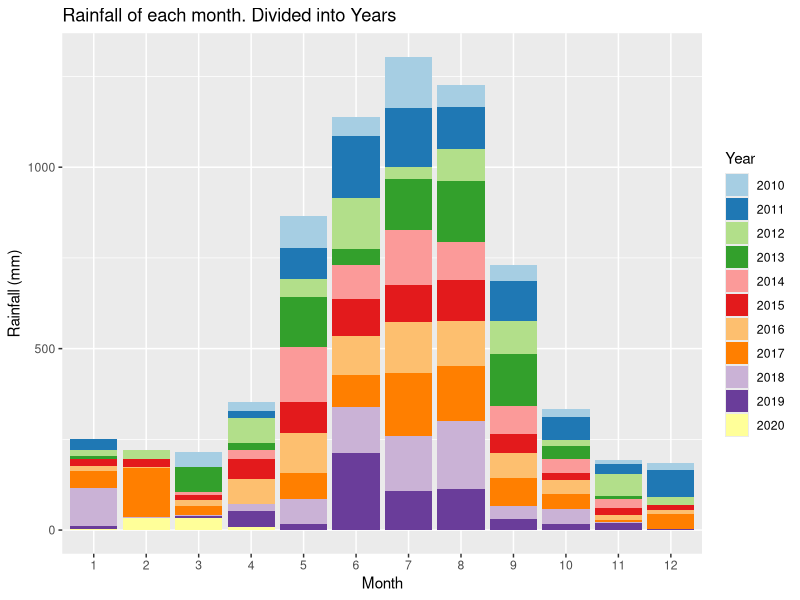
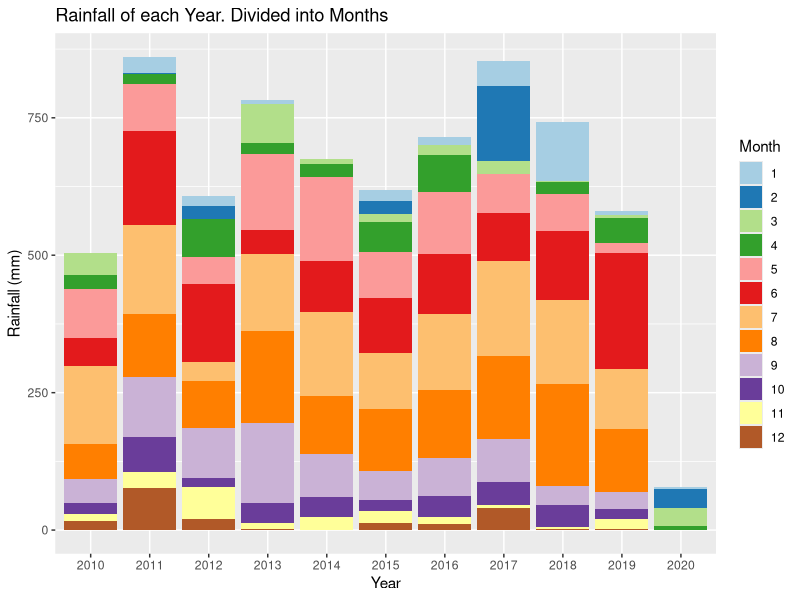
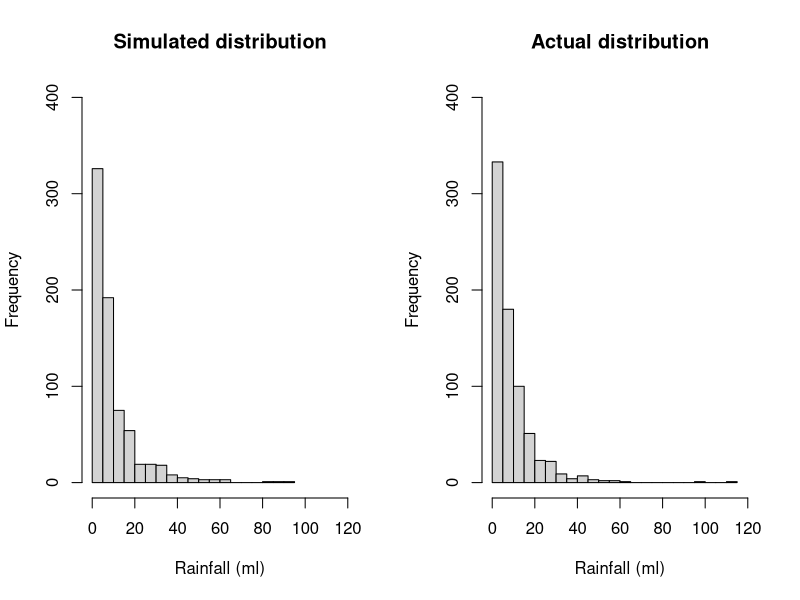
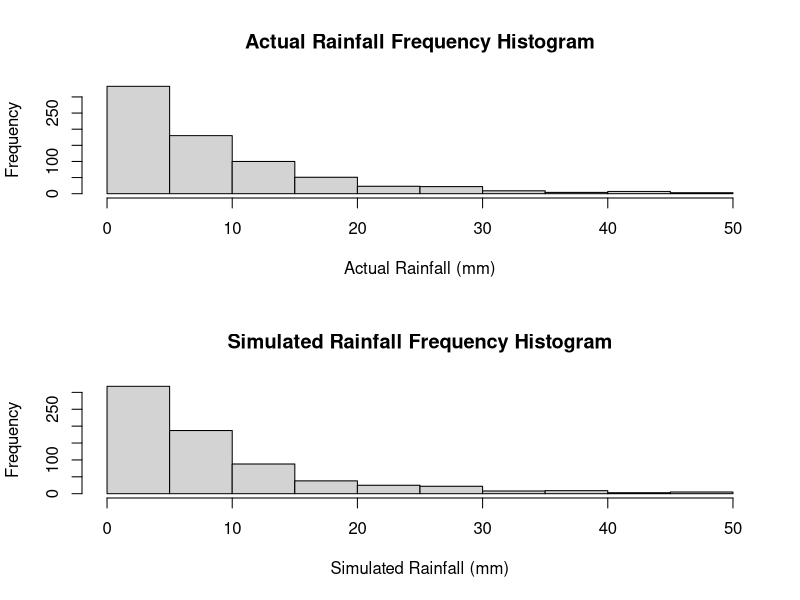
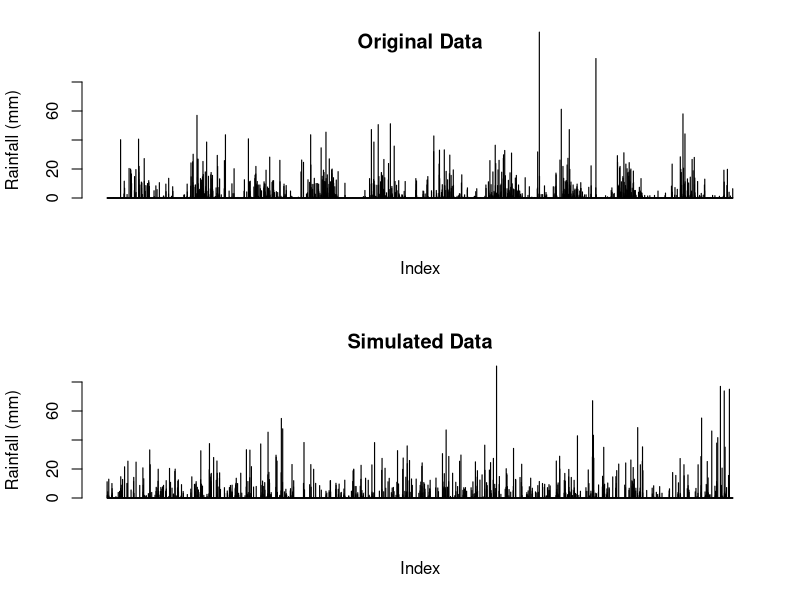
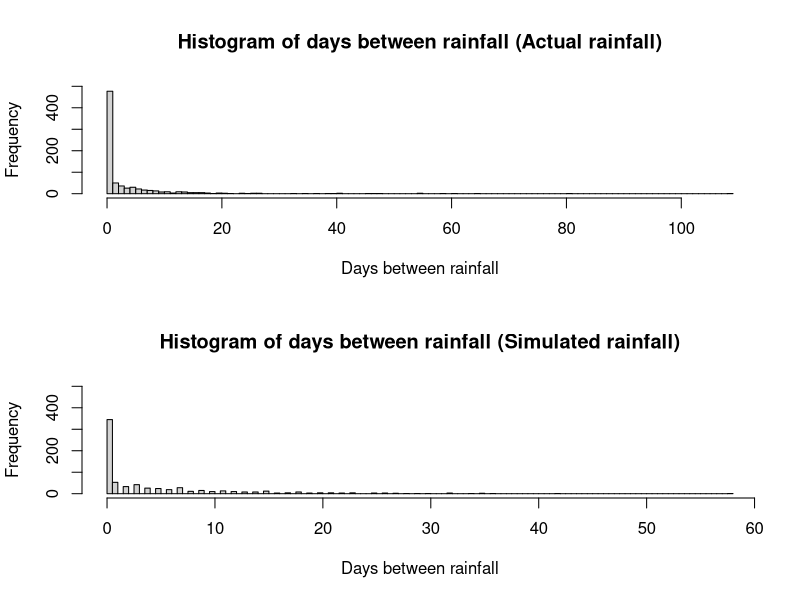
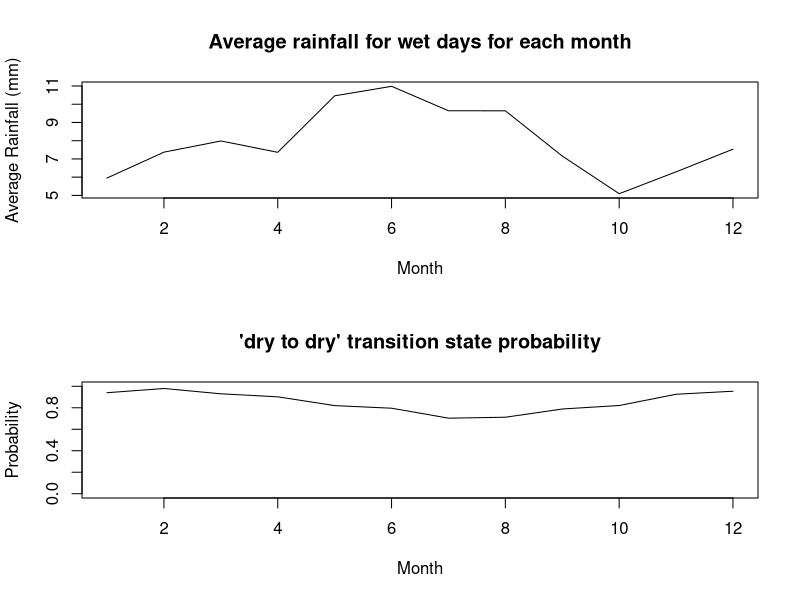
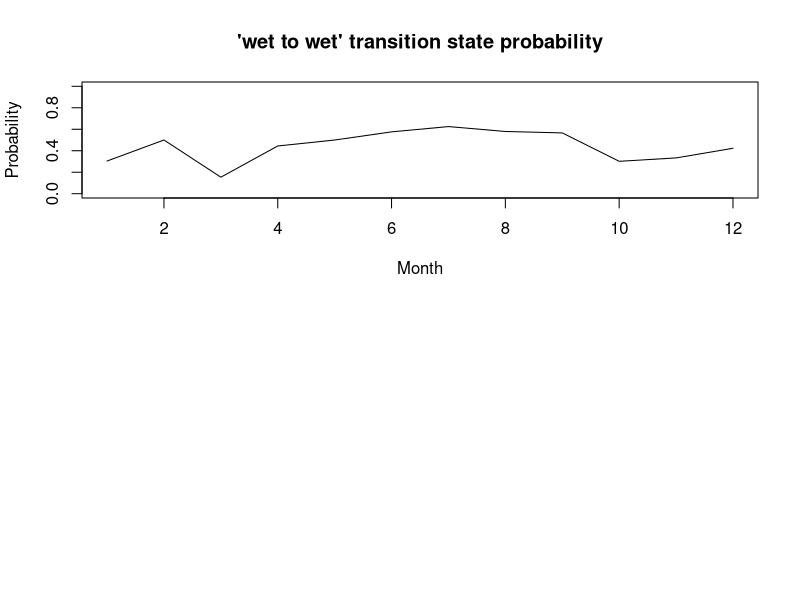

These figures' R source, in order: (Note: this script raises an error after producing the figures.)
## ---- chunk 1
knitr::opts_chunk$set(echo = TRUE)
## ---- chunk 2
# Reading in the data from the csv file
data <-  read.csv("IDCJAC0009_009225_1800_Data.csv")
weather_data <- data
weather_data <- weather_data[which(is.na(weather_data$Rainfall.amount..millimetres.) == FALSE),] # excluding rows with no rainfall record made 
## ---- chunk 3
weather_data$date <- do.call(paste, c(weather_data[c("Day", "Month", "Year")], sep = "-")) # creating a column that contains the date for easy indentification
## ---- chunk 4
# function to categorise day as either 'wet' or 'dry' for the Markov Chain functions
state <- function(x){
  stateList <- c()
  for(ii in 1:length(x)){
    if(x[ii] < 1){
      stateList <- c(stateList, "dry")
    }
    if(x[ii] >= 1){
      stateList <- c(stateList, "wet")
    }
  }
  return(stateList)
}
weather_data$state <- state(weather_data$Rainfall.amount..millimetres.)
## ---- chunk 5
head(weather_data[,c('Rainfall.amount..millimetres.','state')], 10)
## ---- chunk 6
# function establishing Markov Chain transition state. Establishing the relationship between the rainfall of a given day and the day before it.
transitionState <- function(x){
  transitionStateList <- c('') #can't find transition state of first observation
  for(i in 2:length(x)){
    if(x[i] == "dry"){
      if (x[i-1] == "dry"){
        transitionStateList <- c(transitionStateList, "DryToDry")
      }
      else {
        transitionStateList <- c(transitionStateList, "WetToDry")
      }
    }
    if(x[i] == "wet"){
      if (x[i-1] == "dry"){
        transitionStateList <- c(transitionStateList, "DryToWet")
      }
      else {
        transitionStateList <- c(transitionStateList, "WetToWet")
      }
    }
  }
  return(transitionStateList)
}
weather_data$transitionState <- transitionState(weather_data$state)
## ---- chunk 7
head(weather_data[,c('Rainfall.amount..millimetres.','state', 'transitionState')], 10)
## ---- chunk 8
train_data <- subset(weather_data, Year >= 2010) # only look at the most recent, relevant data.
library(ggplot2)
library(RColorBrewer)

# explorative plots investigating the distribution of rainfall across months and years

# Plotting the rainfall data (grouped by years and months)
# Distribution of rainfall by month (segmented by year)
ggplot(train_data, aes(x = factor(Month), y = Rainfall.amount..millimetres., fill = factor(Year))) + 
  geom_bar(stat = "identity") + 
  scale_fill_brewer(palette = "Paired") + 
  xlab("Month")+
  ylab("Rainfall (mm)")+
  labs(fill = "Year")+
  ggtitle("Rainfall of each month. Divided into Years")
# There does appear to be a rough distribution of rainfall by month. Most years May, June, July, August, and September (month 5-9) have the most rain. There are outliers

ggplot(train_data, aes(x = factor(Year), y = Rainfall.amount..millimetres., fill = factor(Month))) + 
  geom_bar(stat = "identity") + 
  scale_fill_brewer(palette = "Paired") + 
  xlab("Year")+
  ylab("Rainfall (mm)")+
  labs(fill = "Month")+
  ggtitle("Rainfall of each Year. Divided into Months")
# There does not appear to be any obvious pattern in the rainfall across the 10 years (note. 2020 only contains 4 months of data, hence the low rainfall). The average looks to be around 650-700 mm. 
## ---- chunk 9
table(train_data$Month, train_data$Year) # only four months of data in 2020
## ---- chunk 10
#Calculating transition state probabilities, in general (no respect to month or season)
weatherTable <- table(train_data$transitionState)
weatherTable

probWetToWet = weatherTable['WetToWet'] / (weatherTable['WetToWet'] + weatherTable['WetToDry'])
probWetToWet

probDryToDry = weatherTable['DryToDry'] / (weatherTable['DryToDry'] + weatherTable['DryToWet'])
probDryToDry
## ---- chunk 11
#Basic generator (No seasonal variation)

#calculated above
generateRainfallBasic <- function(genLength){
  currentState = "dry" # Years start with very little rain, so more likely to start dry
  rainAmountList <- c()
  for (i3 in 1:genLength){
    if (currentState == "dry"){
      if (runif(1) < probDryToDry){
        currentState = "dry"
      }
      else{
        currentState = "wet"
      }
    }
    else if (currentState == "wet"){
      if (runif(1) < probWetToWet){
        currentState = "wet"
      }
      else{
        currentState = "dry"
      }
    }
    #generating amount of rainfall if state is wet, else 0
    if (currentState == "wet"){
      rainAmount <- 5.66*exp(rnorm(1))
      rainAmountList <- c(rainAmountList, rainAmount)
    }
    else{
      rainAmountList <- c(rainAmountList, 0)
    }
  }
  return(rainAmountList)
}
## ---- chunk 12
#comparing log-normal against actual data, veeerryyyy close fit, will use log-normal for rainfall sim
par(mfrow=c(1,2))
p1 <- 5.66*exp(rnorm(732))
hist(p1, breaks = 30, xlim = c(0,120), ylim = c(0,400), main = "Simulated distribution", xlab = "Rainfall (ml)")

p2 <- train_data$Rainfall.amount..millimetres.[train_data$Rainfall.amount..millimetres.>1]
hist(p2, breaks = 30, xlim = c(0,120), ylim = c(0,400), main = "Actual distribution", xlab = "Rainfall (ml)")

mean(p1)
mean(p2)
## ---- chunk 13
#Basic generator tests
testRainfall = generateRainfallBasic(3761)

par(mfrow=c(2,1))
hist(train_data$Rainfall.amount..millimetres.[train_data$Rainfall.amount..millimetres.>1 & train_data$Rainfall.amount..millimetres.<50], xlab = "Actual Rainfall (mm)", main = "Actual Rainfall Frequency Histogram")
hist(testRainfall[testRainfall > 1 & testRainfall <50], xlab = "Simulated Rainfall (mm)", main = "Simulated Rainfall Frequency Histogram")

par(mfrow=c(2,1))
barplot(train_data$Rainfall.amount..millimetres., ylim = c(0,80), main = "Original Data", ylab = "Rainfall (mm)", xlab = "Index")
barplot(testRainfall, ylim = c(0,80), main = "Simulated Data", ylab = "Rainfall (mm)", xlab = "Index")
## ---- chunk 14
daysBetweenRain <- function(input){
  returnList <- c()
  currentLength <- 0
  for (i in input){
    if (i<1){
      currentLength <- currentLength + 1
    }
    else{
      returnList <- c(returnList, currentLength)
      currentLength <- 0
    }
  }
  return(returnList)
  }
## ---- chunk 15
hist(daysBetweenRain(train_data$Rainfall.amount..millimetres.)[train_data$Rainfall.amount..millimetres.>-1], main = "Histogram of days between rainfall (Actual rainfall)", breaks = 100, xlab = "Days between rainfall", ylim = c(0,500))
hist(daysBetweenRain(testRainfall)[daysBetweenRain(testRainfall)>-1], main = "Histogram of days between rainfall (Simulated rainfall)", breaks = 100, xlab = "Days between rainfall", ylim = c(0,500))
## ---- chunk 16
#Calculates the transition probabilities for each month
probTransStatesMonth <- function(input_data){
  transitonStatesMonthsFrame <- data.frame(list(rep(0, 12), list(rep(0, 12), list(rep(0,    12), list(rep(0, 12)))))) #Initialises 12x4 frame filled with zeroes (4 columns for each transition state, 12 rows for each month)
  names(transitonStatesMonthsFrame) <- c('DryToDry', 'DryToWet', 'WetToDry', 'WetToWet')

  #Makes the dataframe with the count of each transition state with each month
  for (i4 in 1:dim(input_data)[1]){
    tempTransitionState <- input_data[i4, 'transitionState']
    tempMonth <- input_data[i4, 'Month'] 
    transitonStatesMonthsFrame[tempMonth, tempTransitionState] <- transitonStatesMonthsFrame[tempMonth, tempTransitionState]+1 # increase count of tempTransitionState for month tempMonth by 1
  }

  #Calculates the transition state probabilities for each month in the data frame
  probTransitonStatesMonthsFrame <- transitonStatesMonthsFrame
  for (i in 1:dim(transitonStatesMonthsFrame)[1]){
  
    probTransitonStatesMonthsFrame[i, 'DryToDry'] <- transitonStatesMonthsFrame[i, 'DryToDry'] / (transitonStatesMonthsFrame[i, 'DryToDry'] + transitonStatesMonthsFrame[i, 'DryToWet'])
  
    probTransitonStatesMonthsFrame[i, 'DryToWet'] <- transitonStatesMonthsFrame[i, 'DryToWet'] / (transitonStatesMonthsFrame[i, 'DryToDry'] + transitonStatesMonthsFrame[i, 'DryToWet'])
    
    probTransitonStatesMonthsFrame[i, 'WetToDry'] <- transitonStatesMonthsFrame[i, 'WetToDry'] / (transitonStatesMonthsFrame[i, 'WetToDry'] + transitonStatesMonthsFrame[i, 'WetToWet'])
    probTransitonStatesMonthsFrame[i, 'WetToWet'] <- transitonStatesMonthsFrame[i, 'WetToWet'] / (transitonStatesMonthsFrame[i, 'WetToDry'] + transitonStatesMonthsFrame[i, 'WetToWet'])
    # this data frame 'probTransitionStatesMonthsFrame' will be called directly in the generator, so must be called as such when exported
  }
  return(probTransitonStatesMonthsFrame)
}

## ---- chunk 17
probTransitonStatesMonthsFrame <- probTransStatesMonth(train_data)
head(probTransitonStatesMonthsFrame, 10)
## ---- chunk 18
#testing average rainfall when its rains in each month, and for wettowet vs drytowet transitions.
test_w2w <- train_data$Rainfall.amount..millimetres.[train_data$transitionState == "WetToWet"]
test_d2w <- train_data$Rainfall.amount..millimetres.[train_data$transitionState == "DryToWet"]
mean(test_w2w)
mean(test_d2w)
wilcox.test(test_d2w, test_w2w)
#since resulting wilcox test p-value is 0.85, we conclude that theres no difference in rainfall depending on the transition state, and do not need to include it in our model.

test_rainfallPerMonth <- train_data[train_data$state == "wet",c(4,6)]
kruskal.test(Rainfall.amount..millimetres. ~ Month, data = test_rainfallPerMonth)
#p-val = 0.00016, therefore difference between average rainfall for each month

## ---- chunk 19
#calculating the mean rainfall when it rains for each month, to change how much it rains according to the generator later on. Limited to less than 60 mls as the dataset is not large enough for large rainfall amounts (such as 114ml in feburary) to not throw the mean off.
rainMonthData <- c()
for (i in 1:12){
  temp<- train_data$Rainfall.amount..millimetres.[train_data$state == "wet" & train_data$Month == i & train_data$Rainfall.amount..millimetres. < 60]
  rainMonthData <- c(rainMonthData, list(temp))
  rm(temp)
}

rainfallAvgMonth <- sapply(rainMonthData, mean)

## ---- chunk 20
plot(c(1:12), rainfallAvgMonth, type = "l", xlab = "Month", ylab = "Average Rainfall (mm)", main = "Average rainfall for wet days for each month")
## ---- chunk 21
#How the transition state probabilities vary for each month
plot(probTransitonStatesMonthsFrame$DryToDry, ylim = c(0,1), xlab = "Month", main = "'dry to dry' transition state probability", type = 'l', ylab = "Probability")
plot(probTransitonStatesMonthsFrame$WetToWet, ylim = c(0,1), xlab = "Month", main = "'wet to wet' transition state probability", type = 'l', ylab = "Probability")
## ---- chunk 22
#Weather generator accounting  for seasonal variation of transition states or something i hope
#This is just a regular version of basic generator it's mostly the same in fact if i forget to even do this it is the same

generateRainfallSeasonal <- function(input){
  # input must be weather_data or a subset of weather_data
  currentState = "dry" #can make this into a random choice later
  rainAmountList <- c()
  for (i5 in 1:dim(input)[1]){
    if (currentState == "dry"){
      if (runif(1) < probTransitonStatesMonthsFrame[input[i5, 'Month'], 'DryToDry']){ #now inputs depending on the month of input
        currentState = "dry"
      }
      else{
        currentState = "wet"
      }
    }
    else if (currentState == "wet"){
      if (runif(1) < probTransitonStatesMonthsFrame[input[i5, 'Month'], 'WetToWet']){
        currentState = "wet"
      }
      else{
        currentState = "dry"
      }
    }                                   
    #generating amount of rainfall if state is wet, else 0
    if (currentState == "wet"){
      #rainAmount <- 5.66*exp(rnorm(1)) #now log-normal dist, 5 used because is close to mean of weather_data's / the mean of what exp(rnorm(1)) is by default /// Old Version 
      rainAmount <- rainfallAvgMonth[input[i5, 'Month']]*exp(rnorm(1))/1.648 
      #average of exp(rnorm(1)) is ~1.648, so we divide by that so the average of each month will just be the actual average calculated from rainfallAvgMonth.
      rainAmountList <- c(rainAmountList, rainAmount)
    }
    else{
      rainAmountList <- c(rainAmountList, 0)
    }
  }
  return(rainAmountList)
}
## ---- chunk 23
#testing code for seasonal generator
inputSeasonalRainfall <- dplyr::select(train_data, 'Year', 'Month', 'Day') #using existing train data's dates to input to function, instead of putting in just how many to generate
testSeasonalRainfall = generateRainfallSeasonal(inputSeasonalRainfall)
## ---- chunk 24
par(mfrow=c(2,1))
barplot(train_data$Rainfall.amount..millimetres., ylim = c(0,80), main = "Original Data", ylab = "Rainfall (mm)", xlab = "Index")
barplot(testSeasonalRainfall, ylim = c(0,80), main = "Simulated Data - seasonal", ylab = "Rainfall (mm)", xlab = "Index")
## ---- chunk 25
hist(daysBetweenRain(train_data$Rainfall.amount..millimetres.)[train_data$Rainfall.amount..millimetres.>-1], main = "Histogram of days between rainfall (Actual rainfall)", breaks = 100, xlab = "Days between rainfall", ylim = c(0,500))
hist(daysBetweenRain(testSeasonalRainfall)[daysBetweenRain(testSeasonalRainfall)>-1], main = "Histogram of days between rainfall (Simulated rainfall)", breaks = 100, xlab = "Days between rainfall", ylim = c(0,500))
## ---- chunk 26
wilcox.test(daysBetweenRain(testSeasonalRainfall), daysBetweenRain(train_data$Rainfall.amount..millimetres.))
mean(daysBetweenRain(testSeasonalRainfall)); mean(daysBetweenRain(train_data$Rainfall.amount..millimetres.))

sd(daysBetweenRain(testSeasonalRainfall)); sd(daysBetweenRain(train_data$Rainfall.amount..millimetres.))
## ---- chunk 27
#comparing log-normal against actual data, veeerryyyy close fit, will use log-normal for rainfall sim
p1 <- 5.66*exp(rnorm(732))
p1 <- p1[p1>1]
hist(p1, breaks = 30, xlim = c(0,120), ylim = c(0,400), main = "Simulated distribution")

p2 <- train_data$Rainfall.amount..millimetres.[train_data$Rainfall.amount..millimetres.>1]
hist(p2, breaks = 30, xlim = c(0,120), ylim = c(0,400), main = "actual distribution")
## ---- chunk 28
set.seed(100345)
sampID <- sample.int(nrow(train_data), size = 0.8*nrow(train_data), replace = FALSE)
train_data <- train_data[sampID,] # 80% of data for training
test_data <- train_data[-sampID,] # 20% for testing
## ---- chunk 29
probTransitonStatesMonthsFrame <- probTransStatesMonth(train_data) # retraining seasonal generator probTransitionStatesMonthsFrame with new training data (now only 80% of the original train_data)
# calucating the new average rainfall for each month
rainMonthData <- c()
for (i in 1:12){
  temp<- train_data$Rainfall.amount..millimetres.[train_data$state == "wet" & train_data$Month == i & train_data$Rainfall.amount..millimetres. < 60]
  rainMonthData <- c(rainMonthData, list(temp))
  rm(temp)
}
rainfallAvgMonth <- sapply(rainMonthData, mean)
## ---- chunk 30
#generates a simulation with the same number of observations as test_data (20% of the total data)
testSeasonalRainfall20 = generateRainfallSeasonal(test_data) 
## ---- chunk 31
par(mfrow = c(2, 1))
barplot(testSeasonalRainfall20, ylab = "Rainfall (mm)", xlab = "index", main = "Simulated data")
barplot(test_data$Rainfall.amount..millimetres., ylab = "Rainfall (mm)", xlab  = "index", main = "Actual data")
## ---- chunk 32
# Wilcoxon signed rank test
WT <- wilcox.test(testSeasonalRainfall20, test_data$Rainfall.amount..millimetres., paired=T)
print("Wilcoxon rank sum p-value")
WT$p.value
# paired student t test
TT <- t.test(testSeasonalRainfall20, test_data$Rainfall.amount..millimetres., paired=T)
print("t-test p-value")
TT$p.value
## ---- chunk 33
train_data <- subset(weather_data, Year >= 2010)
train10_data <- subset(weather_data, Year >= 2009 & Year < 2019)
data_2019 <- subset(weather_data, Year == 2019)
## ---- chunk 34
probTransitonStatesMonthsFrame <- probTransStatesMonth(train10_data) # retraining seasonal generator probTransitionStatesMonthsFrame with train10_data
set.seed(10356)
monthList <- subset(weather_data, Year == 2019) # a year that isn't a leap year to get the month list, as generation algorithm only requires months
monthList <- monthList['Month']
testSeasonalRainfall10 <- generateRainfallSeasonal(monthList)
## ---- chunk 35
#compare generated year against 2019
par(mfrow = c(2,1))
barplot(testSeasonalRainfall10, xlab = "Index", ylab = "Rainfall (mm)", main = "Simulated Rainfall")
barplot(data_2019$Rainfall.amount..millimetres., xlab = "Index", ylab = "Rainfall (mm)", main = "2019 Rainfall")
## ---- chunk 36
# check other years for comparison
par(mfrow = c(3,2))
barplot(testSeasonalRainfall10, xlab = "Index", ylab = "Rainfall (mm)", main = "Simulated Rainfall")
year <- subset(weather_data, Year == 2015)
barplot(year$Rainfall.amount..millimetres., xlab = "Index", ylab = "Rainfall (mm)", main = "2015 Rainfall")
year <- subset(weather_data, Year == 2008)
barplot(year$Rainfall.amount..millimetres., xlab = "Index", ylab = "Rainfall (mm)", main = "2008 Rainfall")
year <- subset(weather_data, Year == 2015)
barplot(year$Rainfall.amount..millimetres., xlab = "Index", ylab = "Rainfall (mm)", main = "2017 Rainfall")
year <- subset(weather_data, Year == 2007)
barplot(year$Rainfall.amount..millimetres., xlab = "Index", ylab = "Rainfall (mm)", main = "2007 Rainfall")
year <- subset(weather_data, Year == 2013)
barplot(year$Rainfall.amount..millimetres., xlab = "Index", ylab = "Rainfall (mm)", main = "2013 Rainfall")
rm(year)
## ---- chunk 37
# Creates a graph of difference in rainfall for years, weeks, months, years to see if there are any potential patterns.
# Creates a list of the weekly rainfall
RainfallWeekly <- data.frame("Rainfall (mm)", "Week")
colnames(RainfallWeekly) <- c("Rainfall (mm)", "Week")
RainfallWeekly$`Rainfall (mm)` <- as.numeric(RainfallWeekly$`Rainfall (mm)`)
RainfallWeekly$Week <- as.numeric(RainfallWeekly$Week)
week = 1
weekRain = 0
for(ii in c(1: nrow(weather_data))){
  weekRain = weekRain + weather_data[ii, 6] # rainfall amount for that row
  
  if(ii%%7 == 0){ # every 7th row
    RainfallWeekly[(ii/7), 1] <- weekRain # 1 row of RainfallWeekly created every 7 rows (1 weeks) - inserting rainfall total for that week
    RainfallWeekly[(ii/7), 2] <- week
    week = week + 1
    weekRain = 0 # clear total rainfall to prepare for next week
  }
}
## ---- chunk 38
RainfallWeeklyDiff <- data.frame(c(1:(nrow(RainfallWeekly)-1)), c(1:(nrow(RainfallWeekly)-1))) # data frame with two columns, one less row than RainfallWeekly
colnames(RainfallWeeklyDiff) <- c("Rainfall diff (mm)", "Week")
RainfallWeeklyDiff$`Rainfall diff (mm)` <- diff(RainfallWeekly$`Rainfall (mm)`) # change in weeks
## ---- chunk 39
# plot first 700 weeks first against the difference in rainfall, and then the rainfall per week
par(mfrow = c(4,1))
plot(RainfallWeeklyDiff[c(1:350), 2], RainfallWeeklyDiff[c(1:350), 1], xlab = "week", ylab = "change in rainfall (mm)", cex = 2, type = "b", main = "Difference in rainfall (mm) by week")
plot(RainfallWeekly[c(1:350), 2], RainfallWeekly[c(1:350), 1], xlab = "week", ylab = "rainfall (mm)", type = "l", main = "Rainfall (mm) by week")
plot(RainfallWeeklyDiff[c(351:700), 2], RainfallWeeklyDiff[c(351:700), 1], xlab = "week", ylab = "change in rainfall (mm)", cex = 2, type = "b", main = "Difference in rainfall (mm) by week")
plot(RainfallWeekly[c(351:700), 2], RainfallWeekly[c(351:700), 1], xlab = "week", ylab = "rainfall (mm)", type = "l", main = "Rainfall (mm) by week")
## ---- chunk 40
# might remove this, already show first 700 weeks

# plot second 700 weeks first against the difference in rainfall, and then the rainfall per week
par(mfrow = c(4,1))
plot(RainfallWeeklyDiff[c(701:1050), 2], RainfallWeeklyDiff[c(701:1050), 1], xlab = "week", ylab = "change in rainfall (mm)", cex = 2, type = "b")
plot(RainfallWeekly[c(701:1050), 2], RainfallWeekly[c(701:1050), 1], xlab = "week", ylab = "rainfall (mm)", type = "l")
plot(RainfallWeeklyDiff[c(1051:1414), 2], RainfallWeeklyDiff[c(1051:1414), 1], xlab = "week", ylab = "change in rainfall (mm)", cex = 2, type = "b")
plot(RainfallWeekly[c(1051:1414), 2], RainfallWeekly[c(1051:1414), 1], xlab = "week", ylab = "rainfall (mm)", type = "l")
## ---- chunk 41
rainSort_2019 <- data_2019$Rainfall.amount..millimetres.
# qqplot before removing 'dry' days
par(mfrow=c(1,2))
qqnorm(rainSort_2019, pch = 1, frame = F, main = "Normal Q-Q Plot of Rainfall 2019 (including dry days)")
qqline(rainSort_2019, col = "red", lwd = 2)
rainSort_2019 <- rainSort_2019[which(rainSort_2019 != 0)]
# qqplot after removing 'dry' days
qqnorm(rainSort_2019, pch = 1, frame = F, main = "Normal Q-Q Plot of Rainfall 2019 (excluding dry days)")
qqline(rainSort_2019, col = "red", lwd = 2)

# data is not normally distributed
rm(rainSort_2019)
## ---- chunk 42
# Function that returns the sum of ranks of difference (w+ and w-) that are part of the Wilcoxon signed rank calculations
returnRanks <- function(simulated, actual){
  diffs <- (simulated - actual)
  diffs <- diffs[diffs != 0]
  posDifs <- which(diffs > 0)
  negDiffs <- which(diffs < 0)
  rank <- rank(abs(diffs))
  rankPosDiff <- sum(rank[posDifs])
  rankNegDiff <- sum(rank[negDiffs]) 
  return(c(rankPosDiff, rankNegDiff))
}

## ---- chunk 43
wilcox <- function(seed, year){
  set.seed(seed)
  rainYear <- subset(weather_data, Year == year) # a year that isn't a leap year to get the month list, as generation algorithm only requires months
  monthList <- rainYear['Month']
  simRainfall <- generateRainfallSeasonal(monthList)

  # test of testSeasonalRainfall10 against 2019 rainfall (testSeasonalRainfall10 was simulation of 2019 rainfall)
  print(wilcox.test(rainYear$Rainfall.amount..millimetres., simRainfall, paired = T, alternative = "t", conf.int = T, conf.level = 0.95))
  WP <- wilcox.test(rainYear$Rainfall.amount..millimetres., simRainfall, paired = T, alternative = "t", conf.int = T, conf.level = 0.95)
  cat("P-value is",WP$p.value,"\n")

  # manual calculation of Wilcoxon signed rank values 

  sumRanks <- returnRanks(simRainfall, rainYear$Rainfall.amount..millimetres.)
  cat(sumRanks[1], "is the sum of the ranks of the positive differences","\n")
  cat(sumRanks[2], "is the sum of the ranks of the negative differences","\n")

  par(mfrow = c(2,1))
 barplot(simRainfall, xlab = "Index", ylab = "Rainfall (mm)", main = "Simulated Rainfall")
 barplot(rainYear$Rainfall.amount..millimetres., xlab = "Index", ylab = "Rainfall (mm)",  main = "Actual Rainfall")
}
wilcox(40565, 2019)
## ---- chunk 44
wilcox(12345, 2019)
wilcox(347876, 2019)
wilcox(3456789, 2019)
## ---- chunk 45
# looking at the four total simulations created, there is generally no significant different between the simulated rainfall and the actual rainfall. 
# However looking at rankPosDiff and rankNegDiff calculated for each (the sum of the ranks of the positive and negative differences between the simulated and actual data respectively), the simulated rainfall was consistently larger than the actual data 
# The reason for this is likely because 2019 had a very small amount of rainfall compared to the rest of the years.
sum(train10_data$Rainfall.amount..millimetres.)/10 #/10 to get average of 10 years of rain data
sum(rain2019$Rainfall.amount..millimetres.)
## ---- chunk 46
median(simRainfall2019)
median(rain2019$Rainfall.amount..millimetres.)

# given the number of dry days, it makes sense that the median's would be very similar in the Wilcoxon Signed Rank test
# To perform the Wilcoxon Signed Rank test we remove those dates from testSeasonalRainfall10
# 2019 is a non leap year so February will have 28 days
#October 5th and December 19th are missing, so we remove them
month_result <- which(rain2019$date == "4-10-2019" | rain2019$date=="18-12-2019")
simRainfall2019 <- testSeasonalRainfall10
# Test of testSeasonalRainfall10 against 2019 rainfall (testSeasonalRainfall10 was simulation of 2019 rainfall)
wilcox.test(simRainfall2019, rain2019$Rainfall.amount..millimetres., paired = T, alternative = "t")

# Since the p-value is relatively high, it can be concluded that there is no significant diference between the simulated 2019 data and the actual 2019 data. 
# While the simulation may not be an accurate prediction of 2019 (as seen in the barplots), the simulation was also not logically flawed, as there is not a significant difference between the median of the simulation and the median of the actual.
#Furthermore, a qucik comparison of the medians in the Wilcoxon Signed Rank test shows that (as expected) they are also very similar.
cat("Median of actual and simulated rainfall respectively: ", median(rain2019$Rainfall.amount..millimetres.), median(simRainfall2019))
rm(simRainfall2019)
## ---- chunk 47
# looking at 2013 data (which had a larger than average amount of rain)
rain2013 <- subset(weather_data, Year == 2013)
monthList <- subset(weather_data, Year == 2013) # A year that isn't a leap year to get the month list, as generation algorithm only requires months
monthList <- monthList['Month']
simRainfall2013 <- generateRainfallSeasonal(monthList)
wilcox.test(simRainfall2013, rain2013$Rainfall.amount..millimetres., paired = T, conf.int = T, conf.level = 0.95)

par(mfrow = c(2,1))
barplot(simRainfall2013, xlab = "Index", ylab = "Rainfall (mm)", main = "Simulated Rainfall")
barplot(rain2013$Rainfall.amount..millimetres., xlab = "Index", ylab = "Rainfall (mm)", main = "2013 Rainfall")

diffs <- (simRainfall2013 - rain2013$Rainfall.amount..millimetres.)
diffs <- diffs[diffs != 0]
posDifs <- which(diffs > 0)
negDiffs <- which(diffs < 0)
rank <- rank(abs(diffs))
rankPosDiff <- sum(rank[posDifs])
rankNegDiff <- sum(rank[negDiffs]) 

rankPosDiff
rankNegDiff
mean(diffs)
